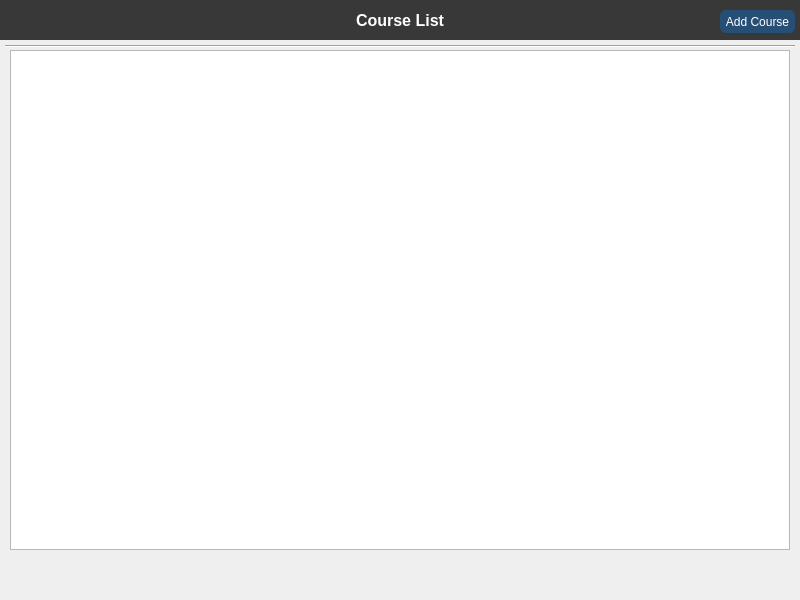
<?xml version="1.0" encoding="UTF-8"?>
<ui version="4.0">
 <class>Form</class>
 <widget class="QWidget" name="Form">
  <property name="geometry">
   <rect>
    <x>0</x>
    <y>0</y>
    <width>800</width>
    <height>600</height>
   </rect>
  </property>
  <property name="windowTitle">
   <string>Form</string>
  </property>
  <widget class="QPushButton" name="btn_add_course">
   <property name="geometry">
    <rect>
     <x>720</x>
     <y>10</y>
     <width>75</width>
     <height>23</height>
    </rect>
   </property>
   <property name="styleSheet">
    <string notr="true">QPushButton{
color: rgb(255, 255, 255);
background-color: rgb(39, 78, 117);
border-radius:6;
}

QPushButton:hover{
color: rgb(255, 255, 255);
background-color: rgb(78, 39, 117);
border-radius:6;
}</string>
   </property>
   <property name="text">
    <string>Add Course</string>
   </property>
  </widget>
  <widget class="QLabel" name="label">
   <property name="geometry">
    <rect>
     <x>0</x>
     <y>0</y>
     <width>800</width>
     <height>40</height>
    </rect>
   </property>
   <property name="font">
    <font>
     <pointsize>12</pointsize>
     <weight>75</weight>
     <bold>true</bold>
    </font>
   </property>
   <property name="styleSheet">
    <string notr="true">color: rgb(255, 255, 255);
background-color: rgb(56, 56, 56);</string>
   </property>
   <property name="text">
    <string>Course List</string>
   </property>
   <property name="alignment">
    <set>Qt::AlignCenter</set>
   </property>
  </widget>
  <widget class="Line" name="line">
   <property name="geometry">
    <rect>
     <x>5</x>
     <y>45</y>
     <width>790</width>
     <height>3</height>
    </rect>
   </property>
   <property name="orientation">
    <enum>Qt::Horizontal</enum>
   </property>
  </widget>
  <widget class="QListWidget" name="listWidget">
   <property name="geometry">
    <rect>
     <x>10</x>
     <y>50</y>
     <width>780</width>
     <height>500</height>
    </rect>
   </property>
  </widget>
  <zorder>label</zorder>
  <zorder>line</zorder>
  <zorder>listWidget</zorder>
  <zorder>btn_add_course</zorder>
 </widget>
 <resources/>
 <connections/>
</ui>
